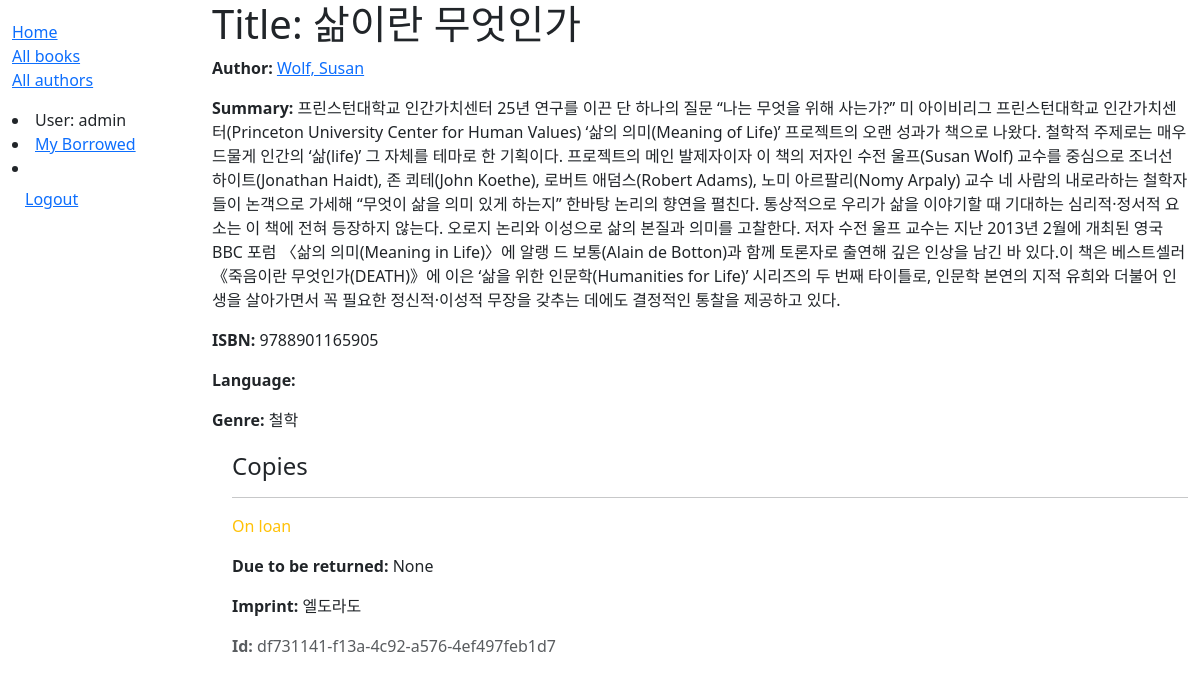
Screenshot of /catalog/book/1 (signed in) with the database file from the repository.
### catalog/models.py (models this page shows, shortened)
class Book(models.Model):
    title = models.CharField(max_length=200)  # 책 제목
    author = models.ForeignKey('Author', on_delete=models.SET_NULL, null=True)  # 작가 이름
    summary = models.TextField(max_length=1000, help_text="Enter a brief description of the book")  # 줄거리
    isbn = models.CharField(
        'ISBN',
        max_length=13,
        help_text='13 Character <a href="https://www.isbn-international.org/content/what-isbn">ISBN number</a>'
    )  # 고유 번호 ISBN
    genre = models.ManyToManyField(Genre, help_text='Select a genre for this book')  # 장르 필드

class Author(models.Model): #작가모델
    first_name = models.CharField(max_length=100)
    last_name = models.CharField(max_length=100)
    date_of_birth = models.DateField(null=True, blank=True)
    date_of_death = models.DateField('Died', null=True, blank=True)
    class Meta:
        ordering = ['last_name', 'first_name']
    def __str__(self):
        return f'{self.last_name}, {self.first_name}'

class Genre(models.Model):
    name = models.CharField(max_length=200, help_text='Enter a book genre (e.g. Science Fiction)')
    def __str__(self):
        return self.name

class BookInstance(models.Model):
    id = models.UUIDField(primary_key=True, default=uuid.uuid4, help_text='Unique whole library')  # 고유 ID
    book = models.ForeignKey(Book, on_delete=models.SET_NULL, null=True)  # 어떤 책의 복사본인지 연결
    imprint = models.CharField(max_length=200)  # 출판사 정보
    due_back = models.DateField(null=True, blank=True)  # 반납 기한
    borrower = models.ForeignKey(User, on_delete=models.SET_NULL, null=True, blank=True) # 빌린사람 추가
    LOAN_STATUS = (  # 대출 상태
        ('m', 'Maintenance'),
        ('o', 'On loan'),
        ('a', 'Available'),
        ('r', 'Reserved'),
    )
    status = models.CharField(
        max_length=1,
        choices=LOAN_STATUS,
        blank=True,
        default='m',
        help_text='Book availability'
    )
    class Meta:
        ordering = ['due_back']  # 반납 기한 순 정렬

### catalog/views.py (the view)
# urls.py: path('book/<int:pk>',views.BookDetailView.as_view(),name='book-detail'),
class BookDetailView(generic.DetailView):
    model = Book

### catalog/templates/catalog/book_detail.html
{% extends "base_generic.html" %}
{% block content %}
<h1>Title: {{ book.title }}</h1>
<p><strong>Author:</strong> <a href="">{{ book.author }}</a></p>
<p><strong>Summary:</strong> {{ book.summary }}</p>
<p><strong>ISBN:</strong> {{ book.isbn }}</p>
<p><strong>Language:</strong> {{ book.language }}</p>
<p><strong>Genre:</strong> {% for genre in book.genre.all %} {{ genre }}{% if not forloop.last %}, {% endif %}{% endfor %}</p>
<div style="margin-left:20px;margin-top:20px">
    <h4>Copies</h4>
    {% for copy in book.bookinstance_set.all %}
        <hr>
        <p class="{% if copy.status == 'a' %}text-success{% elif copy.status == 'm' %}text-danger{% else %}text-warning{% endif %}">{{ copy.get_status_display }}</p>
        {% if copy.status != 'a' %}
            <p><strong>Due to be returned:</strong> {{ copy.due_back }}</p>
        {% endif %}
        <p><strong>Imprint:</strong> {{ copy.imprint }}</p>
        <p class="text-muted"><strong>Id:</strong> {{ copy.id }}</p>
    {% endfor %}
</div>
{% endblock %}

### catalog/templates/base_generic.html (shortened to what this page needs)
<!doctype html>
<html lang="en">
  <head>
    <link href="https://cdn.jsdelivr.net/npm/bootstrap@5.3.3/dist/css/bootstrap.min.css"
      rel="stylesheet"
>
    {% load static %}
    <link rel="stylesheet" href="{% static 'css/styles.css' %}" />
  </head>
  <body>
    <div class="container-fluid">
      <div class="row">
        <div class="col-sm-2">
          {% block sidebar %}
            <ul class="sidebar-nav">
              <li><a href="{% url 'index' %}">Home</a></li>
              <li><a href="{% url 'books' %}">All books</a></li>
              <li><a href="">All authors</a></li>
            </ul>
               {% if user.is_authenticated %}
               <li>User: {{ user.get_username }}</li>
               <li><a href="{% url 'my-borrowed' %}">My Borrowed</a></li>
               <li>
                <form id="logout-form" method="post" action="{% url 'logout' %}">
                  <button type="submit" class="btn btn-link">Logout</button>
                </form>
              </li>
              {% else %}
              <li><a href="{% url 'login' %}?next={{ request.path }}">Login</a></li>
              {% endif %}
            {% endblock %}
        </div>
        <div class="col-sm-10 ">{% block content %}{% endblock %}</div>
      </div>
    </div>
  </body>
</html>

### catalog/static/css/styles.css (style rules this page uses)
.sidebar-nav { margin-top: 20px; padding: 0; list-style: none; }

### rows the page displays
Book: author "Wolf, Susan", summary "프린스턴대학교 인간가치센터 25년 연구를 이끈 단 하나의 질문 “나는 무엇을 위해 사는가?” 미 아이비리그 프린스턴대학교 인간가치센터(Princeton University Center for Human Values) ‘삶의 의미(Meaning of Life)’ 프로젝트의 오랜 성과가 책으로 나왔다. 철학적 주제로는 매우 드물게 인간의 ‘삶(life)’ 그 자체를 테마로 한 기획이다. 프로젝트의 메인 발제자이자 이 책의 저자인 수전 울프(Susan Wolf) 교수를 중심으로 조너선 하이트(Jonathan Haidt), 존 쾨테(John Koethe), 로버트 애덤스(Robert Adams), 노미 아르팔리(Nomy Arpaly) 교수 네 사람의 내로라하는 철학자들이 논객으로 가세해 “무엇이 삶을 의미 있게 하는지” 한바탕 논리의 향연을 펼친다. 통상적으로 우리가 삶을 이야기할 때 기대하는 심리적·정서적 요소는 이 책에 전혀 등장하지 않는다. 오로지 논리와 이성으로 삶의 본질과 의미를 고찰한다. 저자 수전 울프 교수는 지난 2013년 2월에 개최된 영국 BBC 포럼 〈삶의 의미(Meaning in Life)〉에 알랭 드 보통(Alain de Botton)과 함께 토론자로 출연해 깊은 인상을 남긴 바 있다.이 책은 베스트셀러 《죽음이란 무엇인가(DEATH)》에 이은 ‘삶을 위한 인문학(Humanities for Life)’ 시리즈의 두…", isbn "9788901165905"
Genre: name "철학"
BookInstance: status "On loan", due_back "None", imprint "엘도라도", id "df731141-f13a-4c92-a576-4ef497feb1d7"

### other values shown
{{ user.get_username }} "admin"
